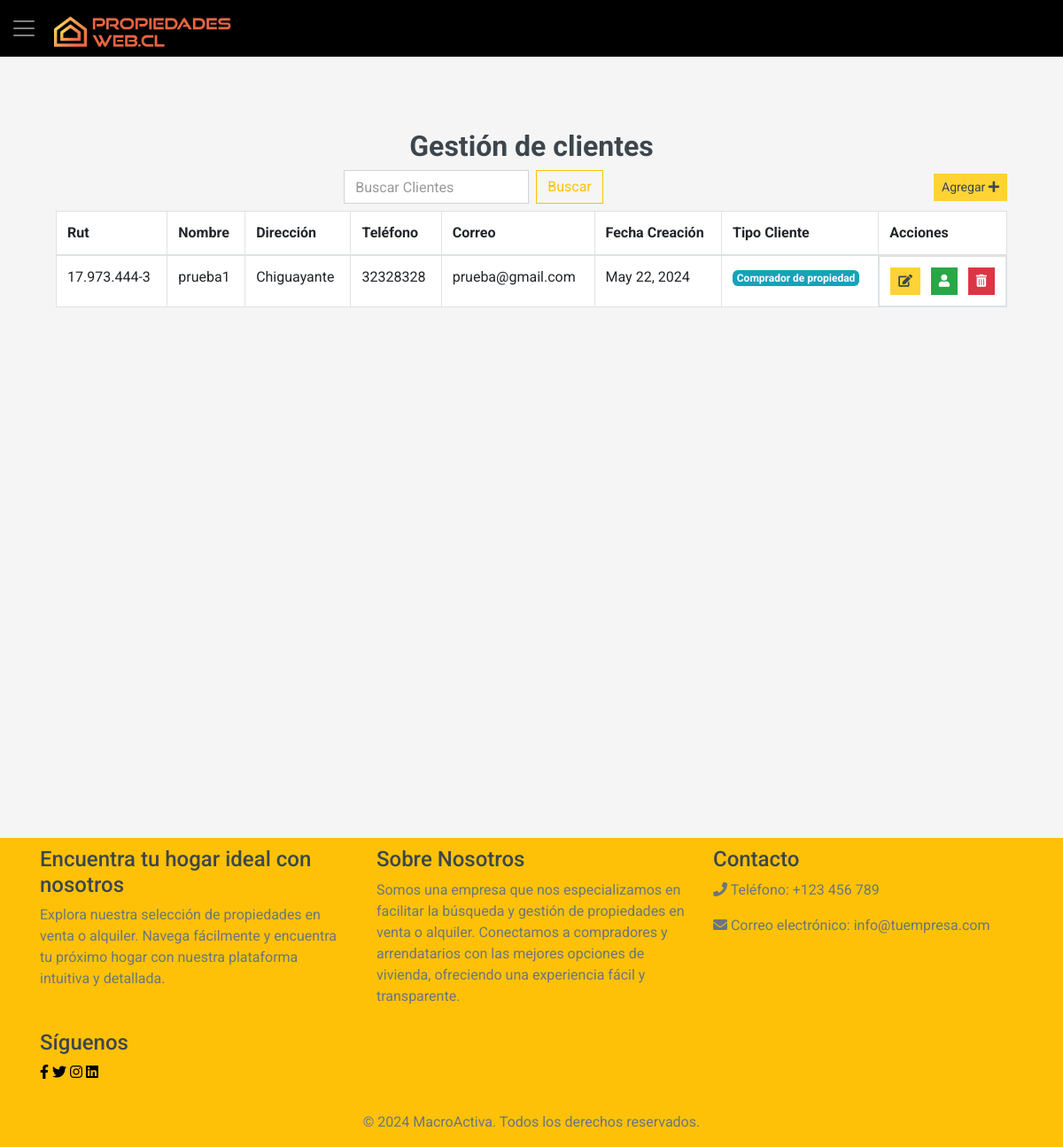
Page /cliente_list/ (signed in) on the earlier database version.
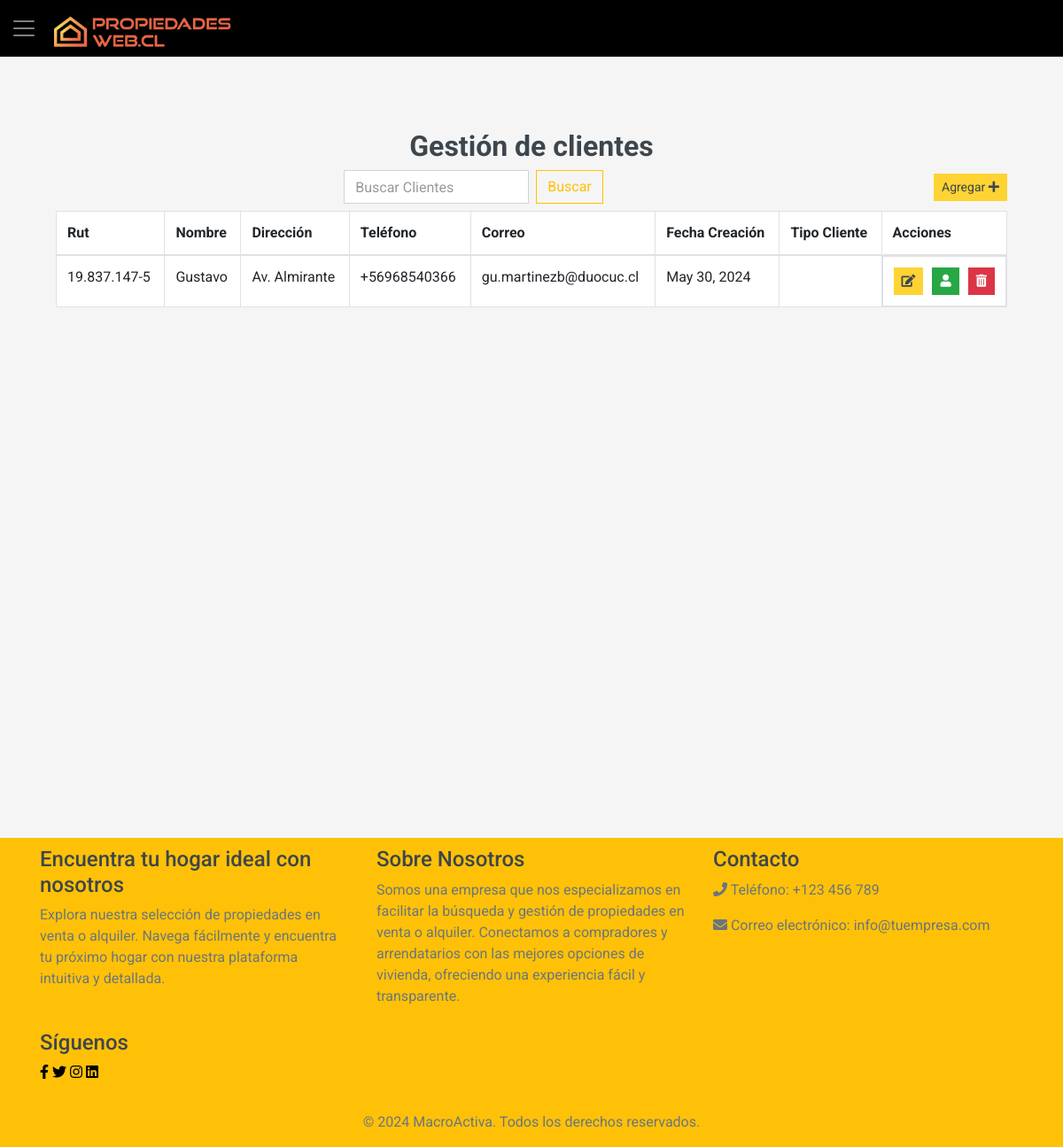
Same page on the later database version.
### core/models.py (models this page shows, shortened)
class Cliente(models.Model):
    rut = models.CharField(max_length=12)
    nombre = models.CharField(max_length=50)
    direccion = models.CharField(max_length=100)
    telefono = models.CharField(max_length=12)
    correo = models.CharField(max_length=200)
    fecha_creacion = models.DateField()
    empresa = models.ForeignKey(EmpresaCorredora, on_delete=models.CASCADE)

class Tipo_Cliente(models.Model):
    id_tipo = models.AutoField(primary_key=True)
    tipo_cliente = models.CharField(max_length=50)
    cliente = models.ForeignKey(Cliente, on_delete=models.CASCADE)

### core/views.py (the view, shortened to what this page needs)
# urls.py: path('cliente_list/', views.cliente_list, name='cliente_list'),
@login_required
def cliente_list(request):
    form = frmCliente()
    form_tipo_cliente = frmTipoCliente()
    empresa = request.user
    clientes = Cliente.objects.filter(empresa=empresa).order_by('-fecha_creacion')
    contexto = {}
    default_page = 1
    page = request.GET.get('page', default_page)
    query = request.GET.get('q')
    items_per_page = 5  # Ajusta el número de elementos por página según tus necesidades
    paginator = Paginator(clientes, items_per_page)
    try:
        clientes = paginator.page(page)
    except PageNotAnInteger:
        clientes = paginator.page(default_page)
    except EmptyPage:
        clientes = paginator.page(paginator.num_pages)
    contexto["form"] = form
    contexto["form_tipo_cliente"] = form_tipo_cliente
    contexto["clientes"] = clientes
    return render(request, 'core/clientes.html', contexto)

### core/forms.py
class frmCliente(forms.ModelForm):
    class Meta:
        model=Cliente
        fields=["rut","nombre","direccion","telefono","correo","fecha_creacion"]
        widgets = {
            'fecha_creacion': forms.DateInput(attrs={'type': 'date'})
        }

class frmTipoCliente(forms.ModelForm):
    class Meta:
        model=Tipo_Cliente
        fields=["tipo_cliente"]

### core/templates/core/clientes.html (shortened to what this page needs)
{% extends "core/base.html" %}
{% load static %}
{% load crispy_forms_tags %}
{% block content %}
<div class="container-fluid mb-3">
    <h2 style="text-align:center;">Gestión de clientes</h2>
    <div class="row">
        <div class="col-lg-12 d-flex justify-content-between align-items-center mb-2">
            <div class="flex-grow-1 d-flex justify-content-center">
            <form method="get" action="{% url 'cliente_list' %}" class="form-inline my-2 my-lg-0">
                <input class="form-control mr-sm-2" name="q" type="search" placeholder="Buscar Clientes" aria-label="Search">
                <button class="btn btn-outline-warning my-2 my-sm-0" type="submit">Buscar</button>
            </form>
        </div>
        <button class="btn btn-primary btn-sm me-5" data-toggle="modal" data-target="#addModal">Agregar <i class="fas fa-plus"></i></button>
    </div>
</div>
<div class="row px-xl-5">
    <div class="col-lg-12">
    {% if clientes %}
    <table class="table table-bordered">
        <thead>
            <tr>
                <th scope="col">Rut</th>
                <th scope="col">Nombre</th>
                <th scope="col">Dirección</th>
                <th scope="col">Teléfono</th>
                <th scope="col">Correo</th>
                <th scope="col">Fecha Creación</th>
                <th scope="col">Tipo Cliente</th>
                <th scope="col">Acciones</th>
            </tr>
        </thead>
        <tbody>
            {% for cliente in clientes %}
            <tr>
                <td>{{ cliente.rut }}</td>
                <td>{{ cliente.nombre }}</td>
                <td>{{ cliente.direccion }}</td>
                <td>{{ cliente.telefono }}</td>
                <td>{{ cliente.correo }}</td>
                <td>{{ cliente.fecha_creacion }}</td>
                <td>
                    {% for tipo in cliente.tipo_cliente_set.all %}
                        <span class="badge badge-info">{{ tipo.tipo_cliente }}</span>
                    {% endfor %}
                </td>
                <td class="d-flex justify-content-between">
                    <button class="btn btn-sm btn-primary edit-btn mr-2" data-id="{{ cliente.id}}" data-rut="{{cliente.rut}}" data-nombre="{{ cliente.nombre }}" data-direccion="{{ cliente.direccion }}" data-telefono="{{ cliente.telefono }}" data-correo="{{ cliente.correo }}">
                        <i class="fas fa-edit"></i>
                    </button>
                    <button class="btn btn-sm btn-success add-tipo-cliente-btn mr-2" data-id="{{ cliente.id }}">
                        <i class="fas fa-user"></i>
                    </button>
                    <button class="btn btn-sm btn-danger delete-btn" data-id="{{ cliente.id }}">
                        <i class="fas fa-trash-alt"></i>
                    </button>
                </td>
            </tr>
            {% endfor %}
        </tbody>
    </table>
    {% else %}
    <div class="text-center mt-5">
        <h3>Ningún cliente encontrado</h3>
        <i class="fas fa-user-friends fa-5x"></i>
    </div>
    {% endif %}
        </div>
    </div>
</div>
{% endblock %}

### core/templates/core/base.html (shortened to what this page needs)
<!DOCTYPE html>
<html lang="en">
<head>
    <link
      href="https://cdn.jsdelivr.net/npm/bootstrap@5.3.0-alpha1/dist/css/bootstrap.min.css"
      rel="stylesheet"
    />
    <link
      rel="stylesheet"
      href="https://cdn.jsdelivr.net/npm/bootstrap-icons@1.10.3/font/bootstrap-icons.css"
    />
    {% load static %}
    <link href="https://cdnjs.cloudflare.com/ajax/libs/font-awesome/5.15.4/css/all.min.css" rel="stylesheet">
    <link href="{% static 'core/'%}lib/animate/animate.min.css" rel="stylesheet">
    <link href="{% static 'core/'%}lib/owlcarousel/assets/owl.carousel.min.css" rel="stylesheet">
    <link href="{% static 'core/css/estilo.css'%}" rel="stylesheet">
</head>
<body>
    <nav class="navbar navbar-expand-ms navbar-dark">
        <div class="container-fluid">
          <button
            class="navbar-toggler"
            type="button"
            data-bs-toggle="offcanvas"
            data-bs-target="#menuLateral"
          >
            <span class="navbar-toggler-icon"></span>
          </button>
          <div class="container-fluid">
                <div class="col-lg-4">
                    <a class="text-decoration-none" href="{% url 'home' %}"><img src="{% static 'core/img/logo_propiedades_web.png' %}" alt="Logo" style="max-width: 200px; max-height: 200px;">
                    </a>
                </div>
            </div>
        </div>
      </nav>
    <div class="container-fluid">
        <div class="row bg-secondary py-1 px-xl-5 ">
            <div class="col-lg-6 d-none d-lg-block">
            </div>
            <div class="col-lg-6 text-center text-lg-right">
                </div>
            </div>
        </div>
    <main class="contenido-principal">
      <div id="content-wrap">
      {% block content %}
      {% endblock %}
    </main>
    <footer class="footer bg-warning">
      <div class="container" >
          <div class="row">
              <div class="col-lg-4 col-md-6">
                  <h4 style="margin-top: 10px;">Encuentra tu hogar ideal con nosotros</h4>
                  <p>Explora nuestra selección de propiedades en venta o alquiler. Navega fácilmente y encuentra tu próximo hogar con nuestra plataforma intuitiva y detallada.</p>
              </div>
              <div class="col-lg-4 col-md-6">
                <h4 style="margin-top: 10px;">Sobre Nosotros</h4>
                <p>Somos una empresa que nos especializamos en facilitar la búsqueda y gestión de propiedades en venta o alquiler. Conectamos a compradores y arrendatarios con las mejores opciones de vivienda, ofreciendo una experiencia fácil y transparente.</p>
            </div>
              <div class="col-lg-4 col-md-6">
                  <h4  style="margin-top: 10px;">Contacto</h4>
                  <p><i class="fas fa-phone"></i> Teléfono: +123 456 789</p>
                  <p><i class="fas fa-envelope"></i> Correo electrónico: info@tuempresa.com</p>
              </div>
              <div class="col-lg-4 col-md-12">
                  <h4  style="margin-top: 10px;">Síguenos</h4>
                  <p>
                      <a href="#" class="social-icon"><i class="fab fa-facebook-f" style="color: black;"></i></a>
                      <a href="#" class="social-icon"><i class="fab fa-twitter" style="color: black;"></i></a>
                      <a href="#" class="social-icon"><i class="fab fa-instagram" style="color: black;"></i></a>
                      <a href="#" class="social-icon"><i class="fab fa-linkedin" style="color: black;"></i></a>
                  </p>
              </div>
          </div>
          <div class="row mt-3">
              <div class="col-md-12 text-center">
                  <p>&copy; 2024 MacroActiva. Todos los derechos reservados.</p>
              </div>
          </div>
      </div>
  </footer>
</body>
</html>

### core/templates/core/base.html (style rules this page uses)
nav, .offcanvas { background-color: #000000; }
.navbar-toggler { border: none; }
.navbar .navbar-toggler { position: absolute; left: 0; }

Differences in the rows shown:
removed Cliente: rut "17.973.444-3", nombre "prueba1", direccion "Chiguayante", telefono "32328328", correo "prueba@gmail.com", fecha_creacion "May 22, 2024"
removed Tipo_Cliente: tipo_cliente "Comprador de propiedad"
added Cliente: rut "19.837.147-5", nombre "Gustavo", direccion "Av. Almirante", telefono "+56968540366", correo "gu.martinezb@duocuc.cl", fecha_creacion "May 30, 2024"
